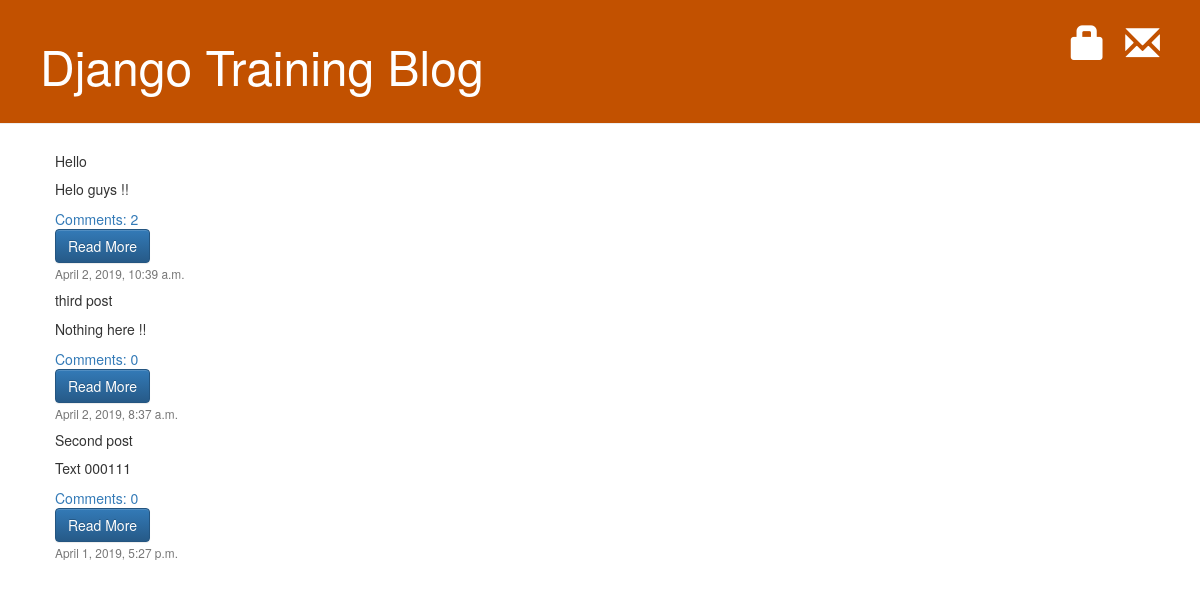
/, run on an earlier commit of the app's database.
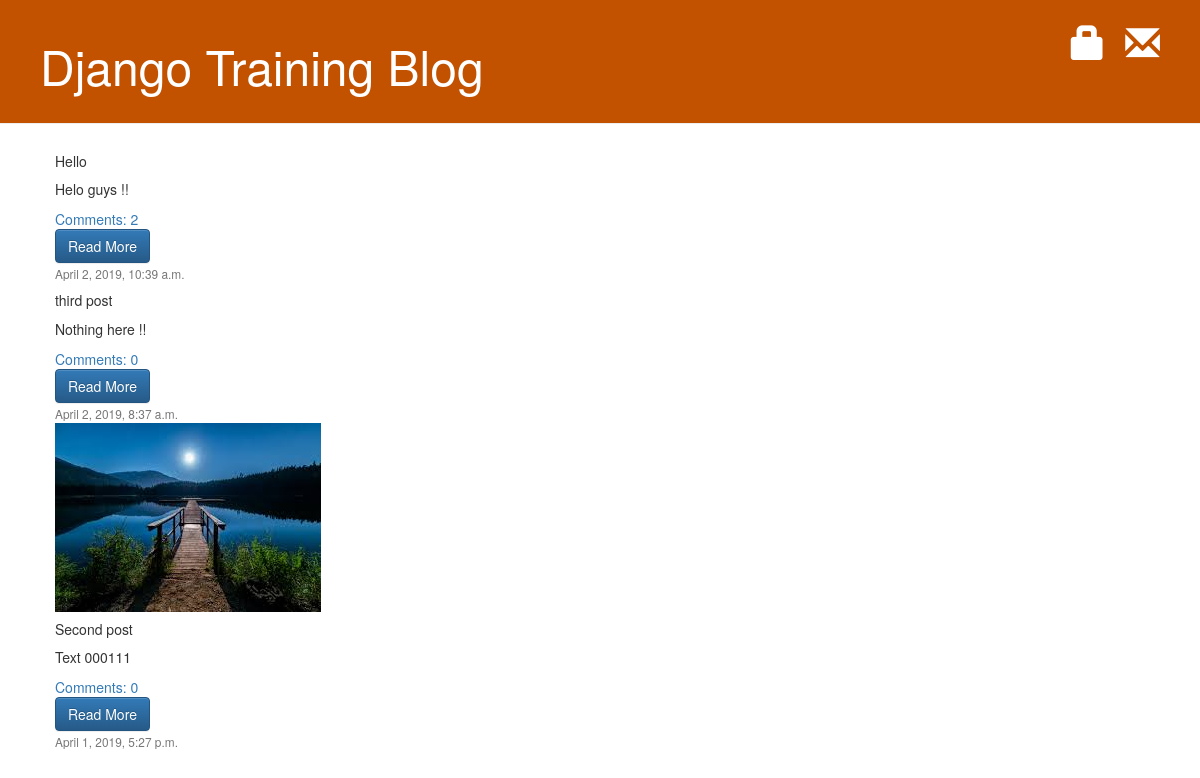
And on a later commit of the database.
### blog/models.py (models this page shows, shortened)
class Post(models.Model):
	author = models.ForeignKey(settings.AUTH_USER_MODEL, on_delete=models.CASCADE)
	title = models.CharField(max_length=200)
	text = models.CharField(max_length=5000)
	created_date = models.DateTimeField(default=timezone.now)
	published_date = models.DateTimeField(blank=True, null=True)
	def approved_comments(self):
		return self.comments.filter(approved_comment=True)

class PostImage(models.Model):
	post = models.ForeignKey('blog.Post', on_delete=models.DO_NOTHING)
	image = models.ImageField(upload_to='blog/images/')
	featured = models.BooleanField(default=False)
	updated = models.DateTimeField(auto_now_add = False, auto_now=True)
	thumbnail = models.BooleanField(default=False)
	active = models.BooleanField(default=True)

### blog/views.py (the view)
# urls.py: path('', views.PostListView.as_view(), name='post_list'),
class PostListView(generic.ListView):
	template_name = 'blog/mainPage.html'
	context_object_name = 'posts'
	def get_queryset(self):
		return Post.objects.filter(created_date__lte=timezone.now()).order_by('published_date')

### blog/templates/blog/mainPage.html
{% extends './base.html' %}
{% load static %}
{% block content %}
	<div class="card-group">
		{% for post in posts %}
		<div class="card" style="width: 18rem;">
			{% for item in post.postimage_set.all %}
				{% if item.featured %}
					<img class="card-img-top" src="{{item.image.url}}" alt="{{post.title}}">
				{% endif %}
			{% endfor %}
			<div class="card-body">
				<h5 class="card-title">{{ post.title }}</h5>
				<p class="card-text">{{ post.text | linebreaksbr }}</p>
				<a href="{% url 'post_detail' pk=post.pk %}">Comments: {{ post.approved_comments.count }}</a>
				<a href="{% url 'post_detail' pk=post.pk %}" class="btn btn-primary">Read More</a>
			</div>
			<div class="card-footer">
				<small class="text-muted">{{ post.created_date }}</small>
			</div>
		</div>
		{% endfor %}
	</div>
{% endblock %}

What changed in the data, as far as the page shows it:
added PostImage: image (picture), shown under Post "Second post"
